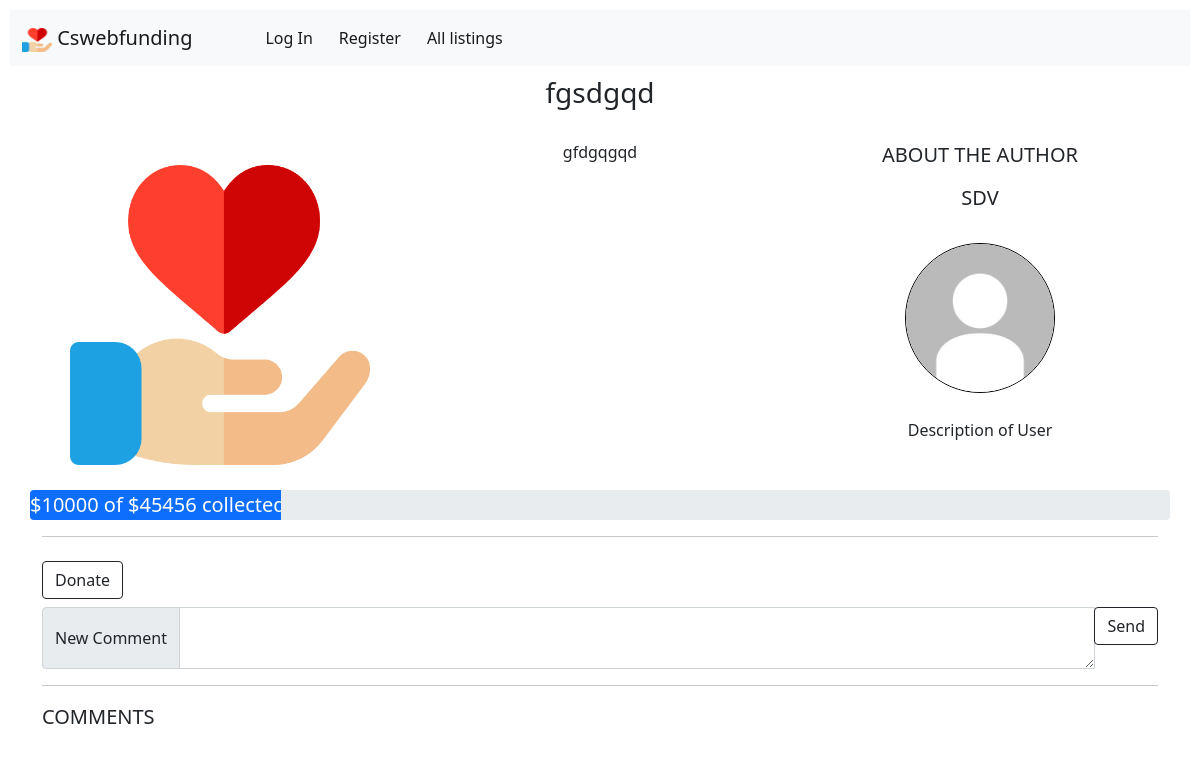
/listing/1, run on the app's committed database.
### cswebfunding/models.py (models this page shows, shortened)
class Listing(models.Model):
   id = models.BigAutoField(primary_key=True)
   title = models.CharField(max_length=50)
   description = models.CharField(max_length=256)
   author = models.ForeignKey('User', on_delete=models.CASCADE)
   project = models.BooleanField(default=0)
   goodcause = models.BooleanField(default=0)
   donated = models.PositiveIntegerField(default=0)
   category = models.PositiveIntegerField(default=9)
   goal = models.PositiveIntegerField(validators=[MaxValueValidator(10000000),MinValueValidator(10)])
   created_at = models.DateField(auto_now_add=True)
   final_date = models.DateField()
   photo = models.ImageField(upload_to='media/', default="default-listing.jpg")
   popularity = models.IntegerField(default=0)
   def get_percentage(self):
        perc = self.donated * 100 / self.goal
        return perc

class User(AbstractUser):
   id = models.BigAutoField(primary_key=True)
   balance = models.DecimalField(max_digits=8, decimal_places=2, default=0)
   photo = models.ImageField(upload_to='media/', default="default-user.jpg")
   about_me = models.CharField(max_length=256, default="Description of User")

### cswebfunding/views.py (the view)
# urls.py: path("listing/<int:id>", views.listing, name="listing"),
def listing(request, id, message=''):
    try:
        listing = Listing.objects.get(id=id)
    except ObjectDoesNotExist:
        listing = None
    if "success" in message:
        amount = message.replace("success", '')
        message = f"You have succesfully donated ${amount}!"
    elif message == "comment":
        message = "Commented Successfully!"
    listing.popularity += 1
    listing.save()
    return render(request, "cswebfunding/listing.html", {
        "listing": listing,
        "message": message
    })

### cswebfunding/templates/cswebfunding/listing.html (shortened to what this page needs)
{% extends "cswebfunding/layout.html" %}
{% block body %}
{% if listing %}
    <h3 class="center margin-bottom">{{ listing.title }}</h3>
    <div class="container">
        <div class="row">
            <div class="col-sm-4 center">
                <img class="card-img-top listing_image" src="{{ listing.photo.url }}" alt="main image of {{ listing.title }}">
            </div>
            <div class="col-sm-4 center">
                {{ listing.description}}
            </div>
            <div class="col-sm-4 center">
                <p class="lead">ABOUT THE AUTHOR</p>
                <h5>{{ listing.author.username }}</h5>
                <a href="{% url 'profile' id=listing.author.id %}">
                    <img id="image" class="card-img-top round_image" src="{{ listing.author.photo.url }}" alt="author image of {{ listing.author.username }}">
                </a>
                <p>{{ listing.author.about_me }}</p>
            </div>
        </div>
        <div class="row">
            <div class="progress">
                <div class="progress-bar" role="progressbar" aria-valuenow="{{ listing.donated }}" aria-valuemin="0" aria-valuemax="{{ listing.goal }}" style="width: {% widthratio listing.donated listing.goal 100 %}%;">
                    {% if not listing.get_percentage < 20 %}
                    <span class="lead">{% if listing.donated > listing.goal %} &#10004; {% endif %}${{ listing.donated }} of ${{ listing.goal }} collected</span>
                    {% endif %}
                </div>
            </div>
        </div>
        <hr>
        <a class="btn btn-outline-dark my-2" href="#" role="button" data-bs-toggle="modal" data-bs-target="#DonateModal">Donate</a>
        <form action="/comment" method="post">
            <div class="input-group">
                <span class="input-group-text">New Comment</span>
                <textarea class="form-control" aria-label="With textarea" name="content"></textarea>
                <span class="input-group-addon"><input type="submit" value="Send" class="btn btn-outline-dark"></span>
              </div>
        </form>
        <hr>
        <div>
            <p class="lead">COMMENTS</p>
        </div>
    </div>
    </div>
{% else %}
    <h3 class="center">Error! The listing you were trying to get does not exist!</h3>
{% endif %}
{% endblock %}

### cswebfunding/static/cswebfunding/styles.css (style rules this page uses)
body { margin: 10px; }
a { cursor: pointer }
.margin-bottom { margin-bottom: 30px; }
.progress { height: 30px; padding: 0; }
.listing_image { height: 300px; width: 300px; margin-top: 25px; margin-bottom: 25px; }
.center { text-align: center; align-items: center; }
.round_image { -webkit-border-radius: 50%; -moz-border-radius: 50%; -ms-border-radius: 50%; -o-border-radius: 50%; border-radius: 50%; width: 150px; height: 150px; margin-top: 25px; margin-bottom: 25px; border: 1px solid black; }
.progress .progress-bar { animation-name: animateBar; animation-iteration-count: 1; animation-timing-function: ease-in; animation-duration: 0.75s; }

### data on the page
Listing: title "fgsdgqd", photo (picture), description "gfdgqgqd", author.username "SDV", author.photo (placeholder picture), author.about_me "Description of User", donated "10000", goal "45456"
